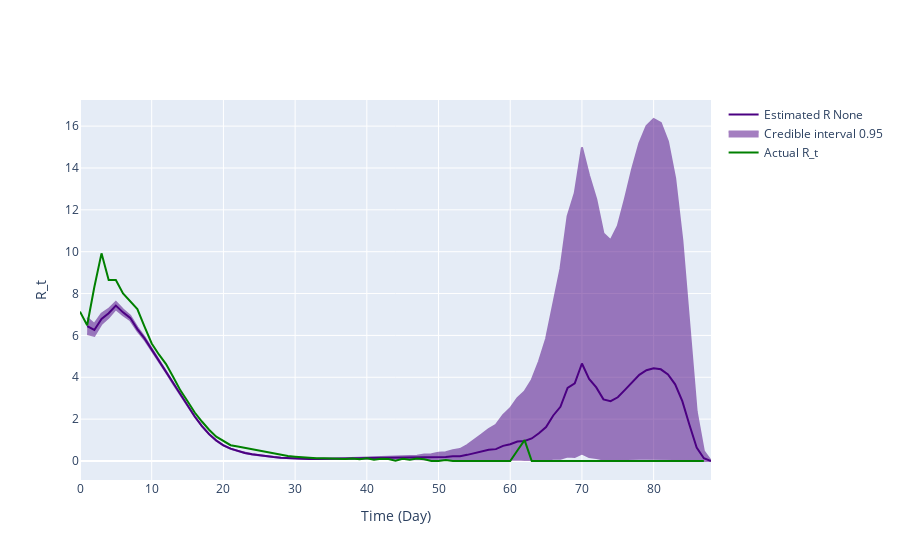

Write notebook code for a chart like this one.
### Code cell
# Use incidence data to predict R_t value
theta = incidences_true_r1
end_time_point = len(theta)
# Define variables needed for calculating R_t
tau = 0
R_t_start = tau+1
prior_a = 1
prior_b = 1/5

# Plot comparison between the true and predicted R_t
# Transform our incidence data into pandas dataframes
inc_data = pd.DataFrame(
    {
        'Time': np.arange(len(theta)-2),
        'Incidence Number': incidences_true_r1[2:len(theta)]
    }
)

inference = branchpro.BranchProPosterior(
    inc_data=inc_data,
    daily_serial_interval=generation_time,
    alpha=prior_a,
    beta=prior_b)

inference.run_inference(tau=tau)
intervals = inference.get_intervals(central_prob=.95)
intervals = process_intervals_data(intervals, generation_time)

intervals['True Rt'] = list(true_rt_r1[3:])
intervals.to_csv('kg_inference_plots/intervals_r1.csv')


fig = plot_rt_fig(intervals, true_rt_r1[2:-1], generation_time, end_time_point)
pio.write_image(fig.figure, 'kg_inference_plots/predicted_vs_true_rt_r1.png')
fig.show_figure()

### Figure 1 — Plotly figure (JSON) as saved in the notebook; plotly's stock layout.template omitted (floating-point values rounded to 4 significant figures; data arrays with more than 128 entries replaced by an {"elided": "..."} marker saying what was removed)
{"data": [{"line": {"color": "indigo"}, "mode": "lines", "name": "Estimated R None", "type": "scatter", "x": [1, 2, 3, 4, 5, 6, 7, 8, 9, 10, 11, 12, 13, 14, 15, 16, 17, 18, 19, 20, 21, 22, 23, 24, 25, 26, 27, 28, 29, 30, 31, 32, 33, 34, 35, 36, 37, 38, 39, 40, 41, 42, 43, 44, 45, 46, 47, 48, 49, 50, 51, 52, 53, 54, 55, 56, 57, 58, 59, 60, 61, 62, 63, 64, 65, 66, 67, 68, 69, 70, 71, 72, 73, 74, 75, 76, 77, 78, 79, 80, 81, 82, 83, 84, 85, 86, 87, 88], "y": [6.448, 6.26, 6.785, 7.057, 7.427, 7.102, 6.84, 6.302, 5.855, 5.315, 4.8, 4.262, 3.699, 3.159, 2.63, 2.124, 1.67, 1.284, 0.9803, 0.7498, 0.5893, 0.4706, 0.3863, 0.3187, 0.2684, 0.2233, 0.1885, 0.1568, 0.1351, 0.1172, 0.1069, 0.09962, 0.09746, 0.09682, 0.0985, 0.104, 0.112, 0.1256, 0.1288, 0.14, 0.1455, 0.1552, 0.1589, 0.1608, 0.1562, 0.1597, 0.1507, 0.184, 0.174, 0.1991, 0.1885, 0.2241, 0.2224, 0.2939, 0.3739, 0.47, 0.5362, 0.5666, 0.7228, 0.8017, 0.9316, 0.9548, 1.077, 1.328, 1.619, 2.176, 2.589, 3.497, 3.71, 4.659, 3.918, 3.516, 2.946, 2.86, 3.044, 3.398, 3.782, 4.115, 4.338, 4.429, 4.38, 4.137, 3.663, 2.862, 1.716, 0.6417, 0.1292, 0.0]}, {"fill": "toself", "fillcolor": "indigo", "line": {"color": "indigo"}, "mode": "lines", "name": "Credible interval 0.95", "opacity": 0.5, "showlegend": true, "type": "scatter", "x": {"elided": "176 int values"}, "y": {"elided": "176 float values"}}, {"line": {"color": "green"}, "mode": "lines", "name": "Actual R_t", "type": "scatter", "x": [0, 1, 2, 3, 4, 5, 6, 7, 8, 9, 10, 11, 12, 13, 14, 15, 16, 17, 18, 19, 20, 21, 22, 23, 24, 25, 26, 27, 28, 29, 30, 31, 32, 33, 34, 35, 36, 37, 38, 39, 40, 41, 42, 43, 44, 45, 46, 47, 48, 49, 50, 51, 52, 53, 54, 55, 56, 57, 58, 59, 60, 61, 62, 63, 64, 65, 66, 67, 68, 69, 70, 71, 72, 73, 74, 75, 76, 77, 78, 79, 80, 81, 82, 83, 84, 85, 86, 87, 88, 89, 90], "y": [7.138, 6.487, 8.313, 9.921, 8.645, 8.647, 8.004, 7.646, 7.26, 6.421, 5.615, 5.091, 4.63, 4.012, 3.375, 2.854, 2.315, 1.887, 1.491, 1.165, 0.9397, 0.7551, 0.696, 0.627, 0.5485, 0.5047, 0.4331, 0.3598, 0.2974, 0.2349, 0.2083, 0.1818, 0.1418, 0.1311, 0.1296, 0.121, 0.1027, 0.0902, 0.1179, 0.08353, 0.1293, 0.0559, 0.1117, 0.09615, 0.01802, 0.1087, 0.05797, 0.12, 0.07895, 0.0, 0.0, 0.05263, 0.0, 0.0, 0.0, 0.0, 0.0, 0.0, 0.0, 0.0, 0.0, 0.5, 1.0, 0.0, 0.0, 0.0, 0.0, 0.0, 0.0, 0.0, 0.0, 0.0, 0.0, 0.0, 0.0, 0.0, 0.0, 0.0, 0.0, 0.0, 0.0, 0.0, 0.0, 0.0, 0.0, 0.0, 0.0, 0.0]}], "layout": {"hovermode": "x unified", "xaxis": {"title": {"text": "Time (Day)"}}, "yaxis": {"title": {"text": "R_t"}}}}
